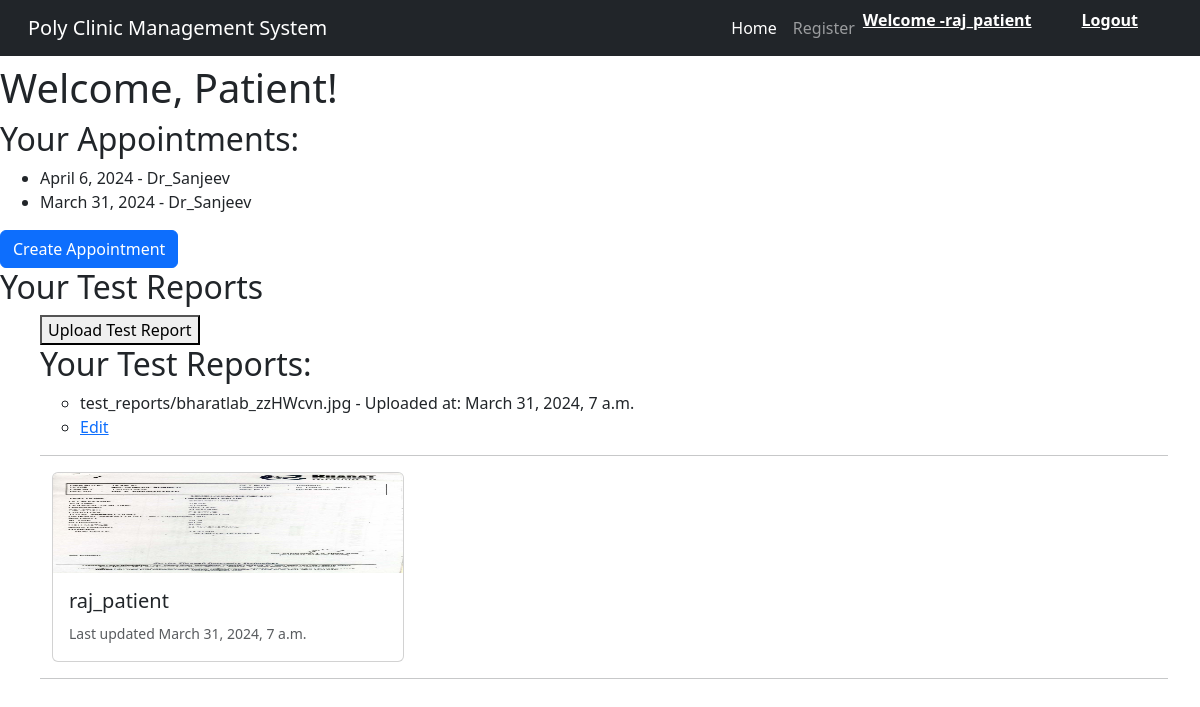
The page /accounts/dashboard/ (signed in) on the database its author committed.
### accounts/models.py (models this page shows, shortened)
class CustomUser(AbstractUser):
    ROLE_CHOICES = (
        ('patient', 'Patient'),
        ('doctor', 'Doctor'),
        ('receptionist', 'Receptionist'),
    )
    role = models.CharField(max_length=20, choices=ROLE_CHOICES, default='patient')
    mobile_number = models.CharField(max_length=15, unique=True, null=True, blank=True)  # Add mobile_number field
    email = models.EmailField(unique=True)  # Email field
    is_email_verified = models.BooleanField(default=False)
    is_active = models.BooleanField(default=False)  # Ensure default is False

class Appointment(models.Model):
    doctor = models.ForeignKey(CustomUser, related_name='doctor_appointments', on_delete=models.CASCADE)
    patient = models.ForeignKey(CustomUser, related_name='patient_appointments', on_delete=models.CASCADE)
    appointment_date = models.DateField()
    appointment_time = models.TimeField()
    reason = models.TextField(blank=True)

class TestReport(models.Model):
    patient = models.ForeignKey(CustomUser, on_delete=models.CASCADE)
    report_file = models.FileField(upload_to='test_reports/')
    uploaded_at = models.DateTimeField(auto_now_add=True)

### accounts/views.py (the view, shortened to what this page needs)
# urls.py: path('dashboard/', views.dashboard, name='dashboard'),
@login_required
def dashboard(request):
    if request.user.role == 'doctor':
        appointments = Appointment.objects.filter(doctor=request.user).order_by('-appointment_date')
        selected_date = request.GET.get('date')
        if selected_date:
            appointments = appointments.filter(appointment_date=selected_date)
        patients = appointments.values_list('patient', flat=True).distinct()
        test_reports = TestReport.objects.filter(patient__in=patients).order_by('-uploaded_at')
        return render(request, 'accounts/doctor.html', {'appointments': appointments, 'test_reports': test_reports})
    else:
        appointments = Appointment.objects.filter(patient=request.user)[::-1]
        test_reports = TestReport.objects.filter(patient=request.user)[::-1]
        return render(request, 'accounts/patient.html', {'appointments':appointments, 'test_reports': test_reports})

### templates/accounts/patient.html (shortened to what this page needs)
{%extends "base.html"%}
{% block body%}
<html lang="en">
<head>
</head>
<body>
    <h1>Welcome, Patient!</h1>
    {% if appointments %}
        <h2>Your Appointments:</h2>
        <ul>
            {% for appointment in appointments %}
                <li>{{ appointment.appointment_date }} - {{ appointment.doctor.username }}</li>
            {% endfor %}
        </ul>
    {% else %}
        <p>No appointments found.</p>
    {% endif %}
    <a href="{% url 'create_appointment' %}" class="btn btn-primary">Create Appointment</a>
     <h2>Your Test Reports</h2>
    <ul>
    <a href="{% url 'upload_test_report' %}"><button>Upload Test Report</button></a>
    <h2>Your Test Reports:</h2>
    <ul>
        {% for test_report in test_reports %}
            <li>{{ test_report.report_file.name }} - Uploaded at: {{ test_report.uploaded_at }}</li>
            <li><a href="{% url 'edit_test_report' test_report.id %}">Edit</a></li>
        {% empty %}
            <li>No test reports uploaded.</li>
        {% endfor %}
    </ul>
<hr>
      <div class="container">
  <div class="row">
    {% for report in test_reports %}
      <div class="col-md-4">
        <div class="card">
          {% if report.report_file %}
            <img src="{{ report.report_file.url }}" width=120 height=100 class="card-img-top" alt="Report Image">
          {% else %}
            <div class="text-center">
              <p>No image available</p>
            </div>
          {% endif %}
          <div class="card-body">
            <h5 class="card-title">{{ report.patient }}</h5>
            <p class="card-text"><small class="text-muted">Last updated {{ report.uploaded_at }}</small></p>
          </div>
        </div>
      </div>
    {% endfor %}
  </div>
</div>
<hr>
</ul>
</body>
</html>
{% endblock body%}

### templates/base.html (shortened to what this page needs)
<!doctype html>
<html lang="en" dir="ltr">
  <head>
    <link rel="stylesheet" href="https://cdn.jsdelivr.net/npm/bootstrap@5.3.2/dist/css/bootstrap.rtl.min.css">
  </head>
  <body>
<nav class="navbar navbar-expand-sm navbar-dark bg-dark" >
  <div class="container-fluid">
    <a class="navbar-brand" href="/">Poly Clinic Management System</a>
    <div class="collapse navbar-collapse" id="navbarSupportedContent">
      <ul class="navbar-nav me-auto mb-2 mb-lg-0">
        <li class="nav-item">
          <a class="nav-link active" aria-current="page" href="/">Home</a>
        </li>
        <li class="nav-item">
          <a class="nav-link" href="/register">Register</a>
        </li>
{% if not user.is_authenticated %}
        <li class="nav-item">
          <a class="nav-link" href="/login">Login Form</a>
        </li>
        {% else %}
          <a class=" mnonem" href="#" style="font-size:16px; padding-right:50px; float:right; color:white">
          <b>Welcome -{{request.user.get_username}} </b>
        </a>
        <a class=" mnonem" href="/logout" style="font-size:16px; padding-right:50px; float:right; color:white">
          <b>Logout </b>
        </a>
       {% endif %}
      </ul>
    </div>
  </div>
</nav>
  {% block body%}
  {% endblock body%}
  </body>
</html>

### rows shown on the page
CustomUser: user.get_username "raj_patient"
Appointment: appointment_date "April 6, 2024", doctor.username "Dr_Sanjeev"
Appointment: appointment_date "March 31, 2024", doctor.username "Dr_Sanjeev"
TestReport: report_file.name "test_reports/bharatlab_zzHWcvn.jpg", uploaded_at "March 31, 2024, 7 a.m.", report_file (picture), patient "raj_patient"
